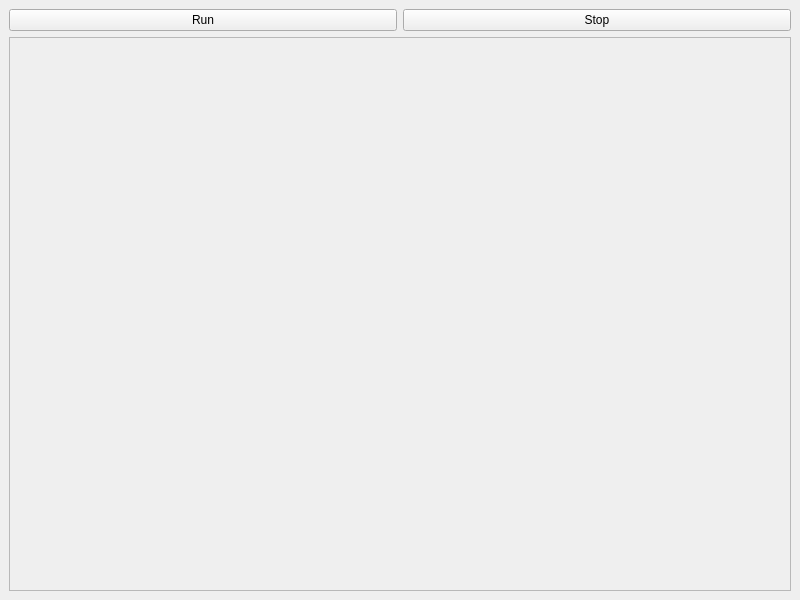
<?xml version="1.0" encoding="UTF-8"?>
<ui version="4.0">
 <class>MainWindow</class>
 <widget class="QMainWindow" name="MainWindow">
  <property name="geometry">
   <rect>
    <x>0</x>
    <y>0</y>
    <width>800</width>
    <height>600</height>
   </rect>
  </property>
  <property name="windowTitle">
   <string>MainWindow</string>
  </property>
  <widget class="QWidget" name="centralwidget">
   <layout class="QGridLayout" name="gridLayout">
    <item row="0" column="0">
     <layout class="QHBoxLayout" name="horizontalLayout">
      <property name="sizeConstraint">
       <enum>QLayout::SetDefaultConstraint</enum>
      </property>
      <item>
       <widget class="QPushButton" name="start_button">
        <property name="text">
         <string>Run</string>
        </property>
       </widget>
      </item>
      <item>
       <widget class="QPushButton" name="stop_button">
        <property name="text">
         <string>Stop</string>
        </property>
       </widget>
      </item>
     </layout>
    </item>
    <item row="1" column="0">
     <layout class="QVBoxLayout" name="verticalLayout">
      <item>
       <widget class="QFrame" name="widget_frame">
        <property name="frameShape">
         <enum>QFrame::StyledPanel</enum>
        </property>
        <property name="frameShadow">
         <enum>QFrame::Plain</enum>
        </property>
        <layout class="QVBoxLayout" name="verticalLayout_3">
         <item>
          <widget class="QWidget" name="pygame_widget" native="true">
           <property name="sizePolicy">
            <sizepolicy hsizetype="Maximum" vsizetype="Maximum">
             <horstretch>0</horstretch>
             <verstretch>0</verstretch>
            </sizepolicy>
           </property>
           <property name="minimumSize">
            <size>
             <width>760</width>
             <height>280</height>
            </size>
           </property>
          </widget>
         </item>
        </layout>
       </widget>
      </item>
     </layout>
    </item>
   </layout>
  </widget>
 </widget>
 <resources/>
 <connections/>
</ui>
